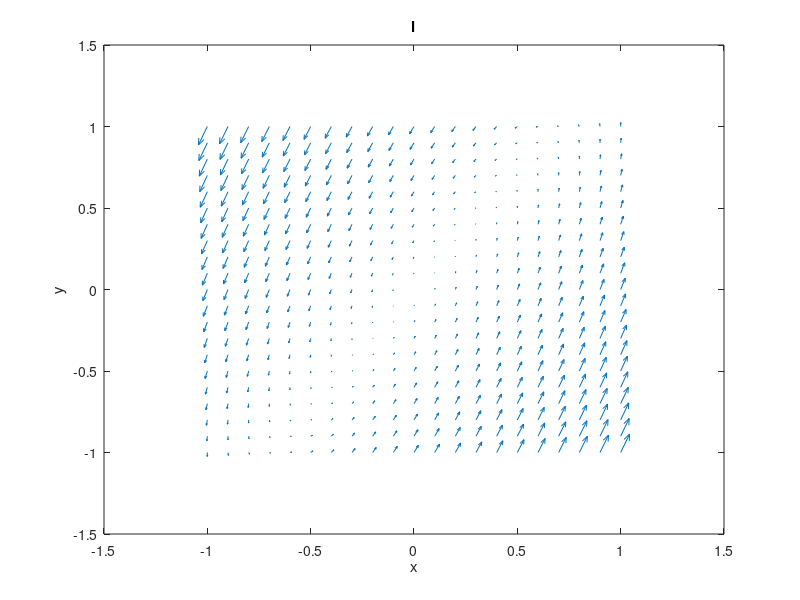

Reproduce this figure in MATLAB.
function randomphase()
  disp("Input the type: 1: Saddle Point; 2: Center; 3: Stable Node; 4: Unstable Node; 5: Stable Spiral;");
  type = input("6: Unstable Spiral; 7: Star; 8: Degenerate Node:");
  names = ["Saddle Point","Center","Stable Node","Unstable Node","Stable Spiral","Unstable Spiral","Star","Degenerate Node"];
  A= zeros(2,2);
  if type == 1
      A(1,1) = 0.5+rand()*1.5;
      A(2,2) = -0.5-rand()*1.5;
  elseif type == 2
      A(1,2) = 4*rand()-2;
      A(2,1) = -A(1,2);      
  elseif type == 3
      A(1,1) = -0.5-rand()*1.5;
      A(2,2) = -0.5-rand()*1.5;     
  elseif type == 4
      A(1,1) = 0.5+rand()*1.5;
      A(2,2) = 0.5+rand()*1.5;
  elseif type == 5
      A(1,2) = 4*rand()-2;
      A(2,1) = -A(1,2);
      A(1,1) = -0.5-rand()*1.5;
      A(2,2) = A(1,1);        
  elseif type == 6
      A(1,2) = 4*rand()-2;
      A(2,1) = -A(1,2);
      A(1,1) = 0.5+rand()*1.5;
      A(2,2) = A(1,1);  
  elseif type == 7
      A(1,1) = 4*rand()-2;
      A(2,2) = A(1,1);
  elseif type == 8
      A(1,1) = 4*rand()-2;
      A(2,2) = 0;
  else
      disp("Wrong Type. The type should be one of 1~8.");
      return;     
  end
  P = 2*rand(2)-1;
  A = (P\A)*P;
  [x,y] = meshgrid(-1:.1:1,-1:.1:1);
  px = A(1,1)*x+A(1,2)*y;
  py = A(2,1)*x+A(2,2)*y;
  quiver(x,y,px,py)
  xlabel("x")
  ylabel("y")
  title(names(type))  
end